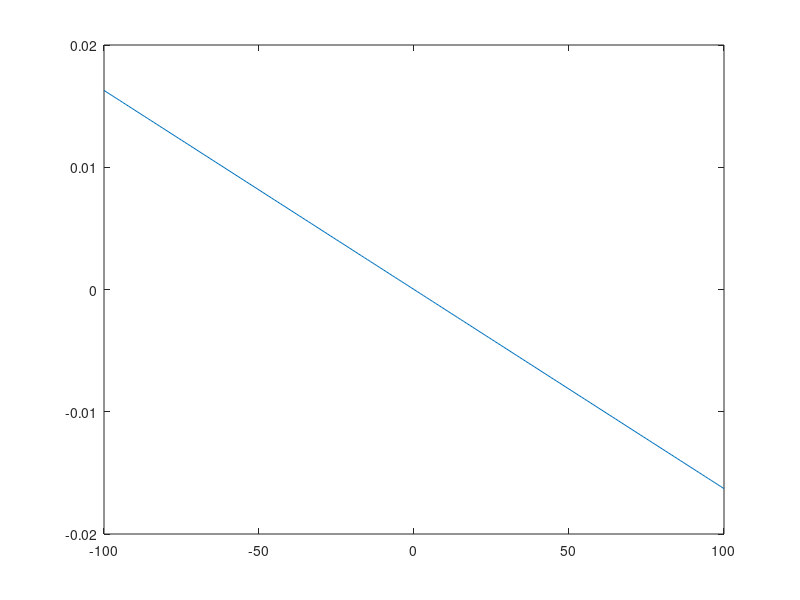

MATLAB code for this plot:
%% Refactor 5 - Check Logic

% Now that we have made the code easier to read and understand,
% we can check what logic it is actually implementing.

% I always like to draw diagrams and write out the maths with pen and paper,
% or on a whiteboard, before I even start writing any code.

% We can also now generalise the logic to any part of the car.

totalMass = 600;
wheelbase = 1535;
partMass = 150;
deltaPosition = -100:100;

deltaCOM = (partMass / totalMass) * deltaPosition;
deltaFWD = - deltaCOM / wheelbase;

plot(deltaPosition, deltaFWD, "-")